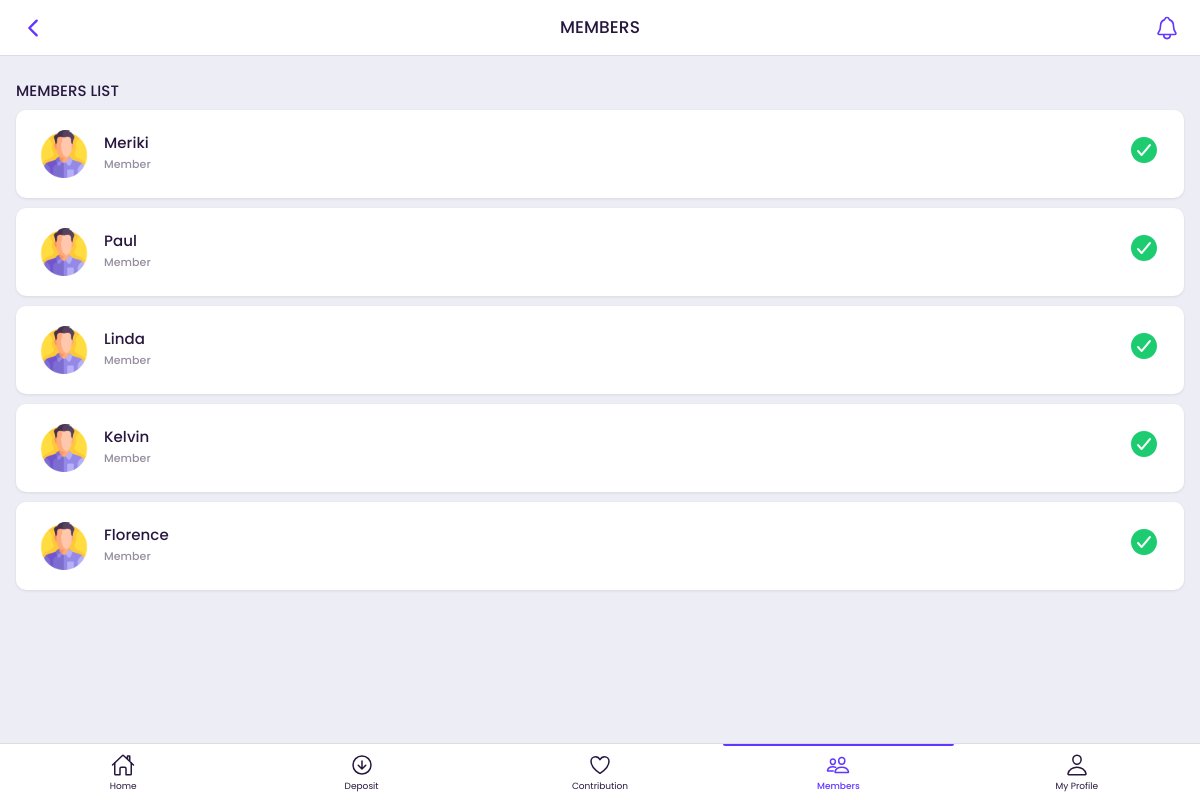
The app's page /member_list (signed in), older data.
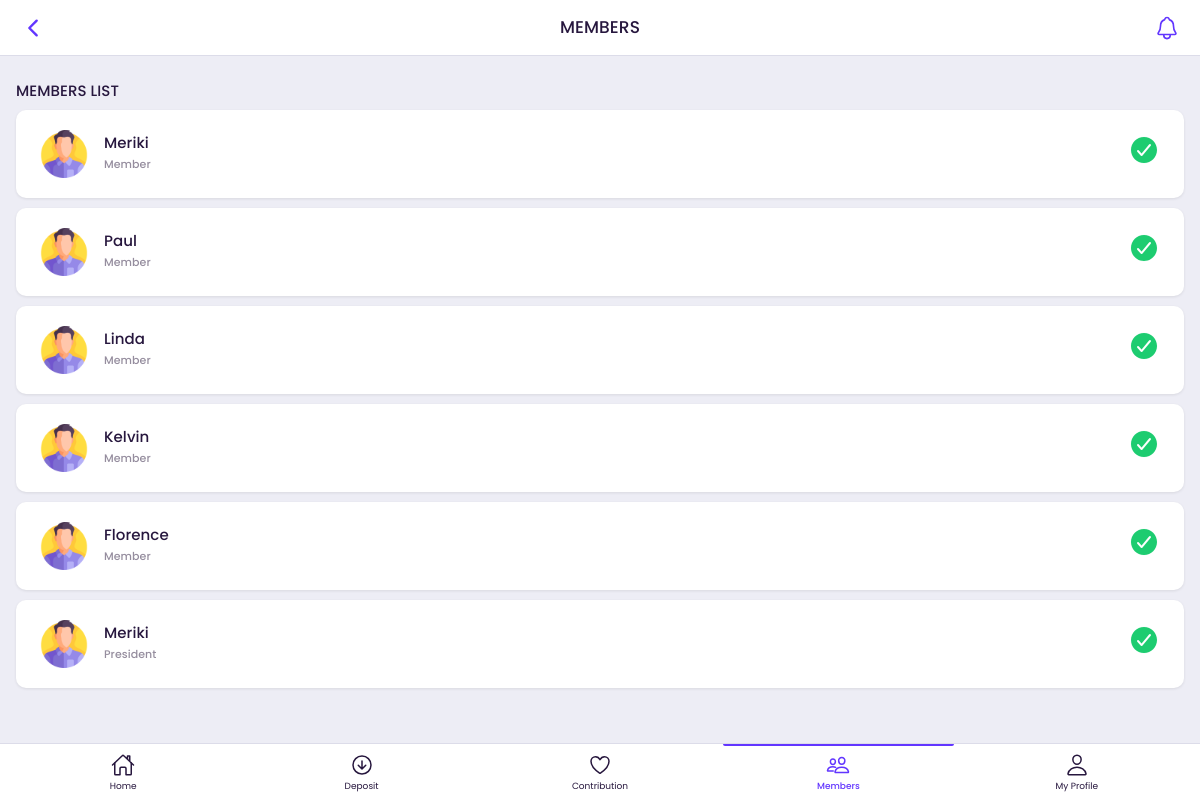
The same page, newer data.
### k12auth/models.py (models this page shows, shortened)
class User(AbstractUser):
    is_member = models.BooleanField(default=False,blank=True,null=True)
    is_cashier = models.BooleanField(default=False,blank=True,null=True)
    is_manager = models.BooleanField(default=False,blank=True,null=True)
    is_admin = models.BooleanField(default=False,blank=True,null=True)
    membershipTitle = models.CharField(max_length=200,default=0,null=True,blank=True)
    position = models.CharField(max_length=200,default=0,null=True,blank=True)
    profilePicture = models.FileField(upload_to="ProfilePictures/", null=True, blank=True)
    class Meta(AbstractUser.Meta):
       swappable = 'AUTH_USER_MODEL'

### members/views.py (the view)
# urls.py: path('member_list', views.member_listView, name='member_listView'),
@login_required(login_url="/login")
def member_listView(request):
    if not (request.user.is_member or request.user.is_admin):
        return redirect("/login")
    members_instance = User.objects.filter(is_member=True).only(
        "id", "username", "first_name", "last_name"
    )
    context = {
        "members_instance": members_instance
    }
    return render(request, "members/app_members_list.html", context)

### templates/members/app_members_list.html (shortened to what this page needs)
{% load static %}
<!doctype html>
<html lang="en">
{% include "../ext/header.html" %}
<body>
    {% include "members/app_header.html" %}
    <div id="appCapsule">
        <div class="section mt-2">
            <div class="section-title">MEMBERS LIST</div>
            <div class="transactions">
                {% if members_instance %}
                {% for eachMember in members_instance %}
                {% if eachMember.is_admin %}
                {% else %}
                {% if request.user.is_admin %}
                <a href="/activate_account/{{eachMember.username}}" class="item">
                {% else %}
                <a href="/member_details/{{eachMember.username}}" class="item">
                {% endif %}
                    <div class="detail">
                        <img src="{% static 'assets/img/photo.png'  %}" alt="img" class="image-block imaged w48">
                        <div>
                            <strong>{{eachMember.first_name}}</strong>
                            <p>{{eachMember.membershipTitle}}</p>
                        </div>
                    </div>
                    <div class="right">
                        {% if eachMember.is_member %}
                      <div class="price text-success">
                        <ion-icon name="checkmark-circle" style="font-size: 32px;"></ion-icon>
                    </div>
                    {% else %}
                        <div class="price text-danger">
                        <ion-icon name="close-circle" style="font-size: 32px;"></ion-icon>
                    </div>
                    {% endif %}
                    </div>
                </a>
                {% endif %}
                {% endfor %}
                {% else %}
                    <p>There are no pending member accounts to be activated.</p>
                {% endif %}
            </div>
        </div>
    </div>
    {% include "members/app_buttom_menu.html" %}
</body>
</html>

Row changes from the older to the newer data that the page shows:
added User: is_admin False (drawn), first_name "Meriki", membershipTitle "President"
